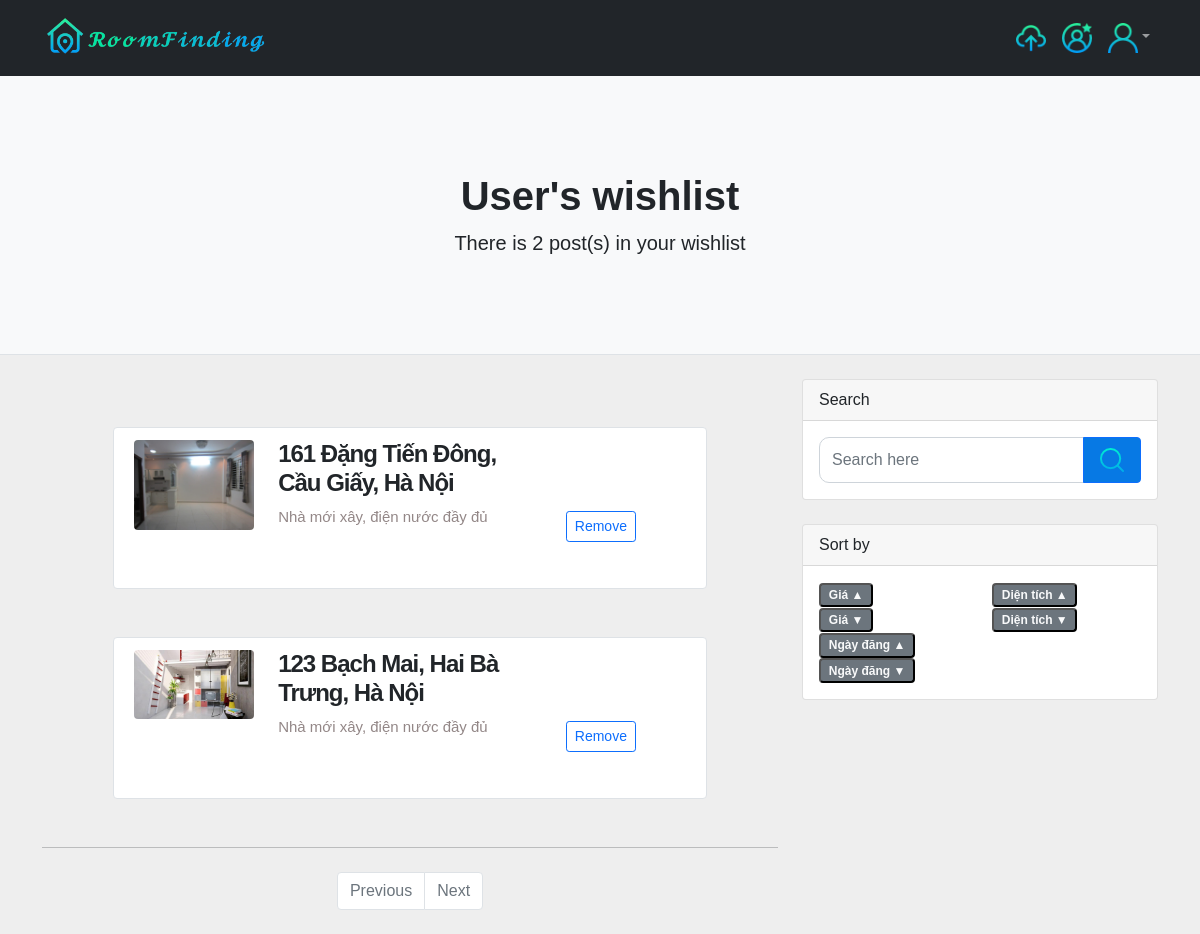
/wishList (signed in), run on the app's committed database.
### core/models.py (models this page shows, shortened)
class Profile(models.Model):
    user = models.ForeignKey(User, on_delete=models.CASCADE)
    id_user = models.IntegerField()
    bio = models.TextField(default='')
    name = models.TextField(default='')
    phone_number = models.TextField(default='')
    address = models.TextField(default='')
    email = models.TextField(default='')
    profileimg = models.ImageField(
        upload_to='profile_image', default='blank-profile-picture.png')

class Post(models.Model):
    id = models.UUIDField(primary_key=True, default=uuid.uuid4)
    user = models.TextField(max_length=100)
    image = models.ImageField(upload_to='post_images',
                              default='default_post_image.avif')
    createTime = models.DateTimeField(default=datetime.now)
    type = models.TextField(default='Cho thuê')
    housetype = models.TextField(default='Không chung chủ')
    location = models.TextField()
    district = models.TextField(default='Undefined District')
    price = models.IntegerField(default=0)
    area= models.IntegerField(default=0)
    details = models.TextField()
    like_check= models.IntegerField(default=random.randint(1,99))
    user_wishList= models.ManyToManyField(User, related_name='user_wishList', blank=True)

### core/views.py (the view)
# urls.py: path('wishList', views.wishList, name='wishList'),
@login_required(login_url='login')
def wishList(request):
    item = Post.objects.filter(user_wishList= request.user)
    user_object = User.objects.get(username=request.user.username)
    user_profile = Profile.objects.get(user=user_object)
    total = len(item)
    return render(request, 'wishList.html', {'saved_post': item, 'user_profile': user_profile, 'count_post':total})

### templates/wishList.html (shortened to what this page needs)
{% load static %}
<!DOCTYPE html>
<html lang="en">
<head>
    <link href="{% static 'css/styles.css' %}" rel="stylesheet" />
</head>
<body>
    {% include 'header.html' %}
    <header class="py-5 bg-light border-bottom mb-4">
        <div class="container">
            <div class="text-center my-5">
                {% if user.is_authenticated %}
                <h1 class="fw-bolder">{{user_profile.user.username}}'s wishlist </h1>
                <p class="lead mb-0">There is {{count_post}} post(s) in your wishlist</p>
                {% endif %}
            </div>
        </div>
    </header>
    <div class="container">
        <div class="row">
            <div class="col-lg-8">
                {% for post in saved_post %}
                <div class="container mt-5 mb-5">
                    <div class="d-flex justify-content-center row">
                        <div class="col-md-10">
                            <div class="row p-2 bg-white border rounded">
                                <div class="col-md-3 mt-1"><a href="inforpage/{{post.id}}"><img class="img-fluid img-responsive rounded product-image"
                                    width="165px" height="145px"
                                        src="{{post.image.url}}"></a></div>
                                <div class="col-md-6 mt-1">
                                    <h4><b>{{post.location}}, {{post.district}}, Hà Nội</b></h4>
                                    <div class="mt-1 mb-1 spec-1">{{post.details}}</div>
                                    <p class="text-justify text-truncate para mb-0"><br><br></p>
                                </div>
                                <div class="align-items-center align-content-center col-md-3 border-left mt-1">
                                    <div class="d-flex flex-column mt-4">
                                        <a href="add_to_wishList/{{post.id}} "><button
                                                class="btn btn-outline-primary btn-sm mt-2"
                                                type="button">Remove </button></a>
                                    </div>
                                </div>
                            </div>
                        </div>
                    </div>
                </div>
                {% endfor %}
                <nav aria-label="Pagination">
                    <hr class="my-0" />
                    <ul class="pagination justify-content-center my-4">
                        {% if postPage.has_previous %}
                        <li class="page-item "><a class="page-link" href="?page={{postPage.previous_page_number}}"
                                tabindex="-1" aria-disabled="true">Previous</a></li>
                        {% else %}
                        <li class="page-item disabled "><a class="page-link" href="#!" tabindex="-1"
                                aria-disabled="true">Previous</a></li>
                        {% endif %}
                        {% if postPage.has_next %}
                        <li class="page-item "><a class="page-link" href="?page={{postPage.next_page_number}}"
                                tabindex="-1" aria-disabled="true">Next</a></li>
                        {% else %}
                        <li class="page-item disabled "><a class="page-link" href="#!" tabindex="-1"
                                aria-disabled="true">Next</a></li>
                        {% endif %}
                    </ul>
                </nav>
            </div>
            {% include 'sideWidget.html' %}
</body>
</html>

### data on the page
Profile: user.username "User"
Post: image (picture), location "161 Đặng Tiến Đông", district "Cầu Giấy", details "Nhà mới xây, điện nước đầy đủ"
Post: image (picture), location "123 Bạch Mai", district "Hai Bà Trưng", details "Nhà mới xây, điện nước đầy đủ"

### other printed values
{{ count_post }} "2"
